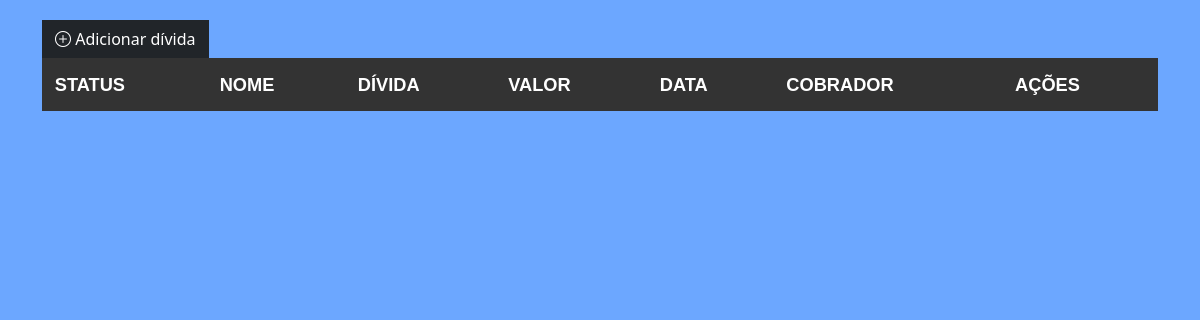
The app's page /, older data.
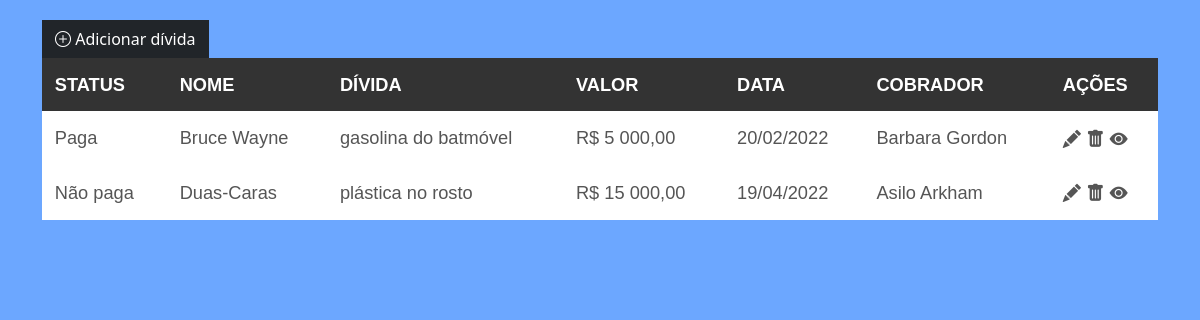
The same page, newer data.
### tables this page shows
CREATE TABLE `conta` (
  `idConta` int(11) NOT NULL,
  `nomeConta` varchar(45) NOT NULL,
  `valorConta` float NOT NULL,
  `statusConta` tinyint(1) NOT NULL,
  `dataVencimento` date NOT NULL,
  `idDevedor` int(11) NOT NULL,
  `idCobrador` int(11) NOT NULL
);

CREATE TABLE `devedor` (
  `idDevedor` int(11) NOT NULL,
  `nomeDevedor` varchar(45) NOT NULL,
  `cpfDevedor` varchar(15) NOT NULL,
  `sexoDevedor` varchar(10) NOT NULL,
  `dataCriacaoConta` date NOT NULL
);

CREATE TABLE `cobrador` (
  `idCobrador` int(11) NOT NULL,
  `nomeCobrador` varchar(45) NOT NULL,
  `cpfCobrador` varchar(15) NOT NULL,
  `sexoCobrador` varchar(10) NOT NULL,
  `dataPagamento` date NOT NULL
);

### extensao/dao/conta/contaDAO.class.php (called while the page is built, shortened)
<?php
include_once("conta.class.php");
class ContaDAO extends Database{
	public function load($fields="*",$add=""){
		$sql = "SELECT $fields FROM conta$add";
		return $this->selectDB($sql,null,'Conta');
	}
}

### extensao/dao/database.class.php (called while the page is built, shortened)
<?php
abstract class Database{
	private static $dbtype   = "mysql";
	private static $host     = "localhost";
	private static $port     = "3306";
	private static $user     = "usuario";
	private static $password = "rspmmRTnm9M5DKz@";
	private static $db       = "relatorioDividas";
	private function getDBType()  	{return self::$dbtype;}
	private function getHost()    	{return self::$host;}
	private function getPort()    	{return self::$port;}
	private function getUser()    	{return self::$user;}
	private function getPassword()	{return self::$password;}
	private function getDB()      	{return self::$db;}
	private function connect(){
		try
		{
			$this->conexao = new PDO($this->getDBType().":host=".$this->getHost().";port=".$this->getPort().";dbname=".$this->getDB(), $this->getUser(), $this->getPassword());
		}
		catch (PDOException $i)
		{
			die("Erro: <code>" . $i->getMessage() . "</code>");
		}
		return ($this->conexao);
	}
	private function disconnect(){
		$this->conexao = null;
	}
	public function selectDB($sql,$params=null,$class=null){
		$query=$this->connect()->prepare($sql);
		$query->execute($params);
		$rs = (object)[];
		if(isset($class)){
			$rs = $query->fetchAll(PDO::FETCH_CLASS,$class);
		}else{
			$rs = $query->fetchAll(PDO::FETCH_OBJ) or die(print_r($query->errorInfo(), true));
		}
		return $rs;
    }
}

### extensao/dao/conta/conta.class.php (called while the page is built, shortened)
<?php
class Conta{
	private $idConta = 0;
	private $nomeConta = "";
	private $valorConta = 0.0;
	private $statusConta = false;
    private $dataVencimento = "";
    private $idDevedor = 0;
    private $idCobrador = 0;
	public function getIdConta(){
		return $this->idConta;
	}
	public function getNomeConta(){
		return $this->nomeConta;
	}
	public function getValorConta(){
		return $this->valorConta;
	}
	public function getStatusConta(){
		return $this->statusConta;
	}
    public function getDataVencimento(){
        return $this->dataVencimento;
    }
    public function getIdDevedor(){
        return $this->idDevedor;
    }
    public function getIdCobrador(){
        return $this->idCobrador;
    }
}

### extensao/dao/devedor/devedorDAO.class.php (called while the page is built, shortened)
<?php
include_once("devedor.class.php");
class DevedorDAO extends Database{
	public function load($fields="*",$add=""){
		if(strlen($add)>0) $add = " ".$add;
		$sql = "SELECT $fields FROM devedor $add";
		return $this->selectDB($sql,null,'Devedor');
	}
}

### extensao/dao/devedor/devedor.class.php (called while the page is built, shortened)
<?php
class Devedor{
	private $nomeDevedor = "";
	public function getNomeDevedor(){
		return $this->nomeDevedor;
	}
}

### extensao/dao/cobrador/cobradorDAO.class.php (called while the page is built, shortened)
<?php
include_once("cobrador.class.php");
class CobradorDAO extends Database{
	public function load($fields="*",$add=""){
		if(strlen($add)>0) $add = " ".$add;
		$sql = "SELECT $fields FROM cobrador$add";
		return $this->selectDB($sql,null,'Cobrador');
	}
}

### extensao/dao/cobrador/cobrador.class.php (called while the page is built, shortened)
<?php
class Cobrador{
	private $nomeCobrador = "";
	public function getNomeCobrador(){
		return $this->nomeCobrador;
	}
}

### index.php (the view, shortened to what this page needs)
<?php
    require_once("extensao/dao/database.class.php");
    include_once("extensao/dao/devedor/devedorDAO.class.php");
    include_once("extensao/dao/cobrador/cobradorDAO.class.php");
    include_once("extensao/dao/conta/contaDAO.class.php");
    $devedorDAO = new DevedorDAO();
    $cobradorDAO = new CobradorDAO();
    $contaDAO = new ContaDAO();
    $arrConta = $contaDAO->load();
?>
<!DOCTYPE html>
<html lang="pt-br">
<head>
    <link href="https://cdn.jsdelivr.net/npm/bootstrap@5.0.2/dist/css/bootstrap.min.css" rel="stylesheet">
    <link rel="stylesheet" href="https://cdn.jsdelivr.net/npm/bootstrap-icons@1.7.2/font/bootstrap-icons.css">
    <link rel="stylesheet" href="extensao/css/table.css">
</head>
<body>
    <section id="smallContainer" class="container smallContainer">
            <a href="adicionar.php" class="btn btn-dark btnsEditAdd btnsAdd"><i class="bi bi-plus-circle"></i> Adicionar dívida</a>
            <table>
                <thead>
                    <tr>
                        <th>STATUS</th>
                        <th>NOME</th>
                        <th>DÍVIDA</th>
                        <th>VALOR</th>
                        <th>DATA</th>
                        <th>COBRADOR</th>
                        <th>AÇÕES</th>
                    </tr>
                </thead>
                <tbody>
                    <?php foreach ($arrConta as $key => $row) { ?>
                        <?php
                            $idDevedor = $row->getIdDevedor();
                            $fields = "nomeDevedor";
                            $add = "WHERE idDevedor = $idDevedor";
                            $arr = $devedorDAO->load($fields, $add);
                            $nomeDevedor = $arr[0]->getNomeDevedor();
                            $idCobrador = $row->getIdCobrador();
                            $fields = "nomeCobrador";
                            $add = "WHERE idCobrador = $idCobrador";
                            $arr = $cobradorDAO->load($fields, $add);
                            $nomeCobrador = $arr[0]->getNomeCobrador();
                            $idConta = $row->getIdConta();
                            $valorConta = "R$ ". str_replace(".", ",", str_replace(",", " ", number_format($row->getValorConta(), 2)));
                            $dataVencimento = date("d/m/Y", strtotime($row->getDataVencimento()));
                            $statusConta = $row->getStatusConta() ?  "Paga" : "Não paga";
                            $nomeConta = $row->getNomeConta();
                        ?>
                        <tr>
                            <td><?php echo $statusConta; ?></td>
                            <td><?php echo $nomeDevedor; ?></td>
                            <td><?php echo $nomeConta; ?></td>
                            <td><?php echo $valorConta; ?></td>
                            <td><?php echo $dataVencimento; ?></td>
                            <td><?php echo $nomeCobrador; ?></td>
                            <td scope="row" colspan="3">
                                <span class="btn-group">
                                    <a href="editar.php?usuario=<?php echo $idConta; ?>" class="btns btnsEditAdd btnsEdit"><i class="bi bi-pencil-fill"></i> </a>
                                </span>
                                <span class="btn-group">
                                    <a value="delete" href="javascript: if(confirm('Confirme para excluir a conta selecionada')){
                                        location.href = 'deletar.php?usuario=<?php echo $idConta; ?>';}" class="btns btnsDelete">
                                        <i class="bi bi-trash-fill"></i>
                                    </a>
                                </span>
                                <span class="btn-group">
                                    <a value="showDetails" href="visualizar.php?usuario=<?php echo $idConta; ?>" class="btns btnsShowDetails"><i class="bi bi-eye-fill"></i></a>
                                </span>
                            </td>
                        <?php } ?>
                    </tr>
                </tbody>
            </table>
    </section>
</body>
</html>

### extensao/css/table.css (style rules this page uses)
body { background-color: #6ca7ff; display: flex; flex-direction: column; align-items: center; height: 100vh; }
.container { margin-top: 20px; }
.btn { border-radius: 0; }
.bi { cursor: pointer; }
table { font-family: 'Poppins', sans-serif; border-collapse: collapse; width: 100%; }
th { background-color: #333; color: #fff; }
th, td { padding: .8rem; font-size: 1.14rem; }
tr { margin-top: 20px; margin-bottom: 20px; background-color: #FFF; }
tbody { color: #555; }
.btns { color: inherit; }

Row changes from the older to the newer data that the page shows:
added conta: statusConta "Paga", idDevedor.nomeDevedor "Bruce Wayne", nomeConta "gasolina do batmóvel", valorConta "R$ 5 000,00", dataVencimento "20/02/2022", idCobrador.nomeCobrador "Barbara Gordon"
added conta: statusConta "Não paga", idDevedor.nomeDevedor "Duas-Caras", nomeConta "plástica no rosto", valorConta "R$ 15 000,00", dataVencimento "19/04/2022", idCobrador.nomeCobrador "Asilo Arkham"
